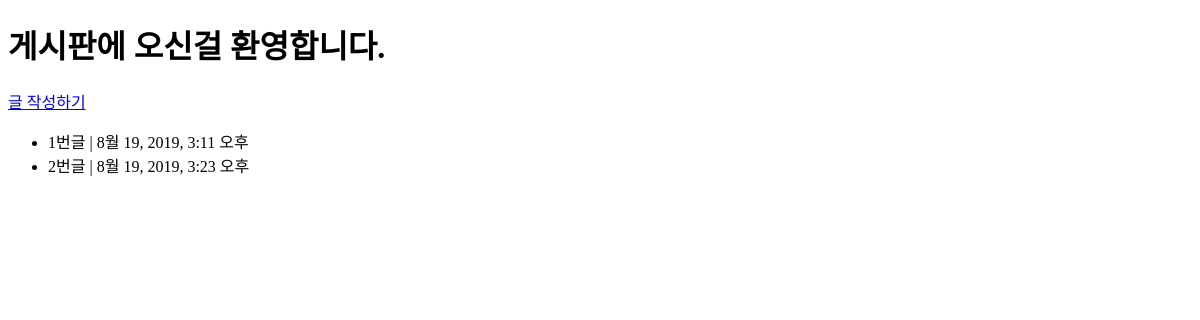
The page /articles/ on the database as committed earlier.
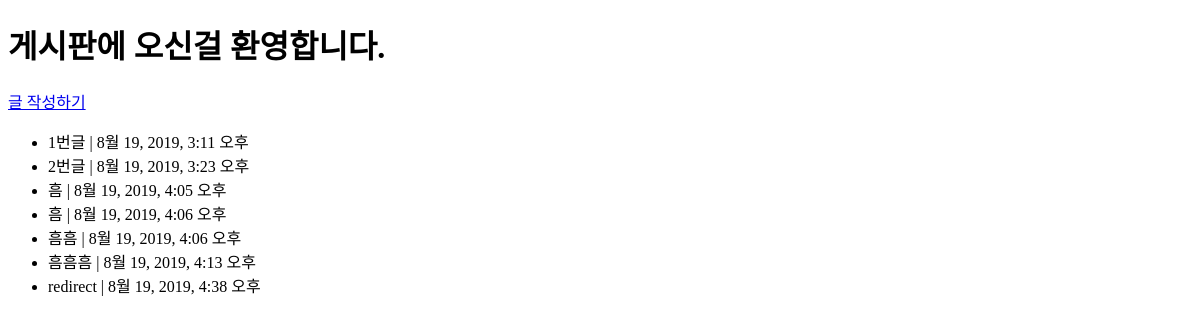
The same page on the database as committed later.
### articles/models.py (models this page shows, shortened)
class Article(models.Model):
    title = models.CharField(max_length=10)
    content = models.TextField()
    created_at = models.DateTimeField(auto_now_add=True)
    updated_at = models.DateTimeField(auto_now=True)

### articles/views.py (the view)
# urls.py: path('', views.index),
def index(request):
    articles = Article.objects.all()
    context = {
        'articles' : articles
    }
    return render(request, 'articles/index.html', context)

### articles/templates/articles/index.html
{% extends 'articles/base.html' %}
{% block body %}
  <h1> 게시판에 오신걸 환영합니다.</h1>
  <a href="/articles/new/">글 작성하기</a>
  <ul>
    {% for article in articles %}
    <li>{{ article.title }} |
      {{ article.created_at }}
    </li>
    {% endfor %}
</ul>
{% endblock %}

### articles/templates/articles/base.html (shortened to what this page needs)
<!DOCTYPE html>
<html lang="ko">
<head>
</head>
<body>
  {% block body %}
  {% endblock %}
</body>
</html>

Rows that differ between the two databases and show on the page:
added Article: title "흠", created_at "8월 19, 2019, 4:05 오후"
added Article: title "흠", created_at "8월 19, 2019, 4:06 오후"
added Article: title "흠흠", created_at "8월 19, 2019, 4:06 오후"
added Article: title "흠흠흠", created_at "8월 19, 2019, 4:13 오후"
added Article: title "redirect", created_at "8월 19, 2019, 4:38 오후"
